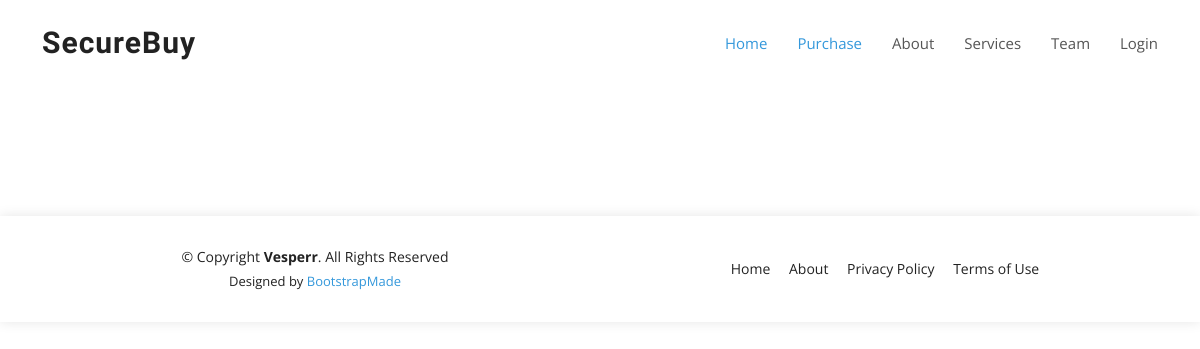
Page /purchase/ on the earlier database version.
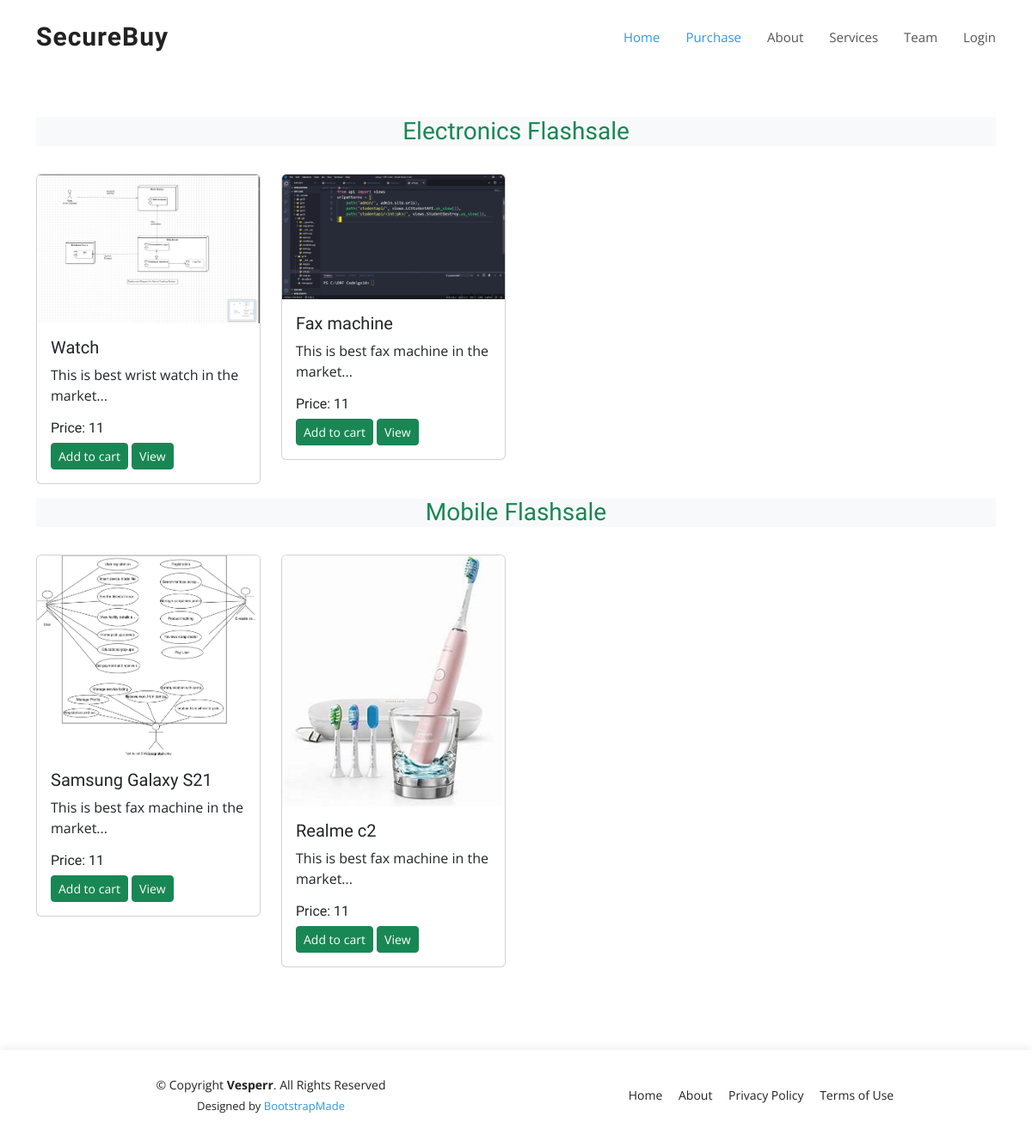
Same page on the later database version.
### arkapp/models.py (models this page shows, shortened)
class Product(models.Model):
    product_id=models.AutoField
    product_name=models.CharField(max_length=50)
    category=models.CharField(max_length=50,default="")
    subcategroy=models.CharField(max_length=50,default="")
    price=models.IntegerField(default=0)
    desc=models.CharField(max_length=300)
    pub_date=models.DateField()
    image=models.ImageField(upload_to="shop/images",default="")

### arkapp/views.py (the view)
# urls.py: path('purchase/',views.purchase,name="purchase"),
def purchase(request):
    allprods=[]
    catpods=Product.objects.values('category','id')
    cats={ item['category'] for item in catpods }
    for cat in cats:
        prod=Product.objects.filter(category=cat)
        n=len(prod)
        nSlides=n//4+ceil((n/4)-(n//4))
        allprods.append([prod,range(1,nSlides),nSlides])
    params={'allProds':allprods }
    return render(request,"purchase.html",params)

### templates/purchase.html (shortened to what this page needs)
{% extends "nav.html" %}
{% block body %}
{% load static %}
<br>
<br>
<br>
<br>
<br>
{% for product, range, nSlides in allProds %}
        <div class="container">
          <h3 class="my-3 text-center text-success bg-light">
            {{ product.0.category }} Flashsale
          </h3>
        </div>
        <div class="container">
          <div class="row">
            {% for i in product %}
            <div class="col-md-3 mt-3">
              <div class="card">
                <img src="/media/{{ i.image }}" class="card-img-top" alt="...">
                <div class="card-body">
                  <h5 class="card-title" id="namepr{{ i.id }}">
                    {{ i.product_name }}
                  </h5>
                  <p class="card-text">{{ i.desc|slice:"0.25" }}...</p>
                  <h6 class="card-title">
                    Price: <span id="pricepr{{ i.id }}" class="divpr">{{ i.price }}</span>
                  </h6>
                  <span id="divpr{{ i.id }}" class="divpr">
                    <button id="pr{{ i.id }}" class="btn btn-success cart btn-sm mt-0">
                      Add to cart
                    </button>
                  </span>
                  <a href="/media/{{ i.image }}">
                    <button class="btn btn-success btn-sm cart">View</button>
                  </a>
                </div>
              </div>
            </div>
            {% endfor %}
          </div>
        </div>
        {% endfor %}
{% endblock body %}

### templates/nav.html (shortened to what this page needs)
{% load static %}
<!DOCTYPE html>
<html lang="en">
<head>
  <link href="{% static "assets/vendor/aos/aos.css" %}" rel="stylesheet" >
  <link href="{% static "assets/vendor/bootstrap/css/bootstrap.min.css" %}" rel="stylesheet" >
  <link href="{% static "assets/vendor/bootstrap-icons/bootstrap-icons.css" %}" rel="stylesheet" >
  <link href="{% static "assets/vendor/boxicons/css/boxicons.min.css" %}" rel="stylesheet" >
  <link href="{% static "assets/vendor/glightbox/css/glightbox.min.css"  %}" rel="stylesheet">
  <link href="{% static "assets/vendor/remixicon/remixicon.css" %}" rel="stylesheet" >
  <link href="{% static "assets/vendor/swiper/swiper-bundle.min.css" %} rel="stylesheet" ">
  <link href="{% static "assets/css/style.css" %}" rel="stylesheet" >
</head>
<body>
  <header id="header" class="fixed-top d-flex align-items-center">
    <div class="container d-flex align-items-center justify-content-between">
      <div class="logo">
        <h1><a href="index.html">SecureBuy</a></h1>
      </div>
      <nav id="navbar" class="navbar">
        <ul>
          <li><a class="nav-link scrollto active" href="/">Home</a></li>
          <li><a class="nav-link scrollto active" href="/purchase/">Purchase</a></li>
          <li><a class="nav-link scrollto" href="#about">About</a></li>
          <li><a class="nav-link scrollto" href="#services">Services</a></li>
          <li><a class="nav-link scrollto" href="#team">Team</a></li>
          {% if user.is_authenticated %}
          <li><a class="nav-link scrollto" href="/arkauth/login/">Login</a></li>
        </ul>
      </nav>
    </div>
  </header>
  <main id="main">
    {% block body %}
    {% endblock body %}
  </main>
  <br>
  <br>
  <br>
  <br>
  <footer id="footer">
    <div class="container">
      <div class="row d-flex align-items-center">
        <div class="col-lg-6 text-lg-left text-center">
          <div class="copyright">
            &copy; Copyright <strong>Vesperr</strong>. All Rights Reserved
          </div>
          <div class="credits">
            Designed by <a href="https://bootstrapmade.com/">BootstrapMade</a>
          </div>
        </div>
        <div class="col-lg-6">
          <nav class="footer-links text-lg-right text-center pt-2 pt-lg-0">
            <a href="#intro" class="scrollto">Home</a>
            <a href="#about" class="scrollto">About</a>
            <a href="#">Privacy Policy</a>
            <a href="#">Terms of Use</a>
          </nav>
        </div>
      </div>
    </div>
  </footer>
</body>
</html>

### static/assets/css/style.css (style rules this page uses)
body { font-family: "Open Sans", sans-serif; color: #444444; }
a { color: #3498db; text-decoration: none; }
h1, h2, h3, h4, h5, h6 { font-family: "Raleway", sans-serif; }
#header { z-index: 997; transition: all 0.5s; padding: 22px 0; background: #fff; }
#header .logo h1 { font-size: 30px; margin: 0; padding: 0; line-height: 1; font-weight: 700; letter-spacing: 1px; }
#header .logo h1 a, #header .logo h1 a:hover { color: #222222; text-decoration: none; }
.navbar { padding: 0; }
.navbar ul { margin: 0; padding: 0; display: flex; list-style: none; align-items: center; }
.navbar li { position: relative; }
.navbar a, .navbar a:focus { display: flex; align-items: center; justify-content: space-between; padding: 10px 0 10px 30px; font-size: 15px; font-weight: 400; color: #555555; white-space: nowrap; transition: 0.3s; }
.navbar a:hover, .navbar .active, .navbar .active:focus, .navbar li:hover>a { color: #3498db; }
#footer { background: #fff; box-shadow: 0px 0px 12px 0px rgba(0, 0, 0, 0.1); padding: 30px 0; color: #222222; font-size: 14px; }
#footer .credits { font-size: 13px; padding-top: 5px; color: #222222; }
#footer .footer-links a { color: #222222; padding-left: 15px; }
#footer .footer-links a:first-child { padding-left: 0; }

Differences in the rows shown:
added Product: category "Electronics", image (picture), product_name "Watch", desc "This is best wrist watch in the market", price "11"
added Product: image (picture), product_name "Fax machine", desc "This is best fax machine in the market", price "11", shown under "Electronics"
added Product: category "Mobile", image (picture), product_name "Samsung Galaxy S21", desc "This is best fax machine in the market", price "11"
added Product: image (picture), product_name "Realme c2", desc "This is best fax machine in the market", price "11", shown under "Mobile"
Other differences:
new list line: "Flashsale"
